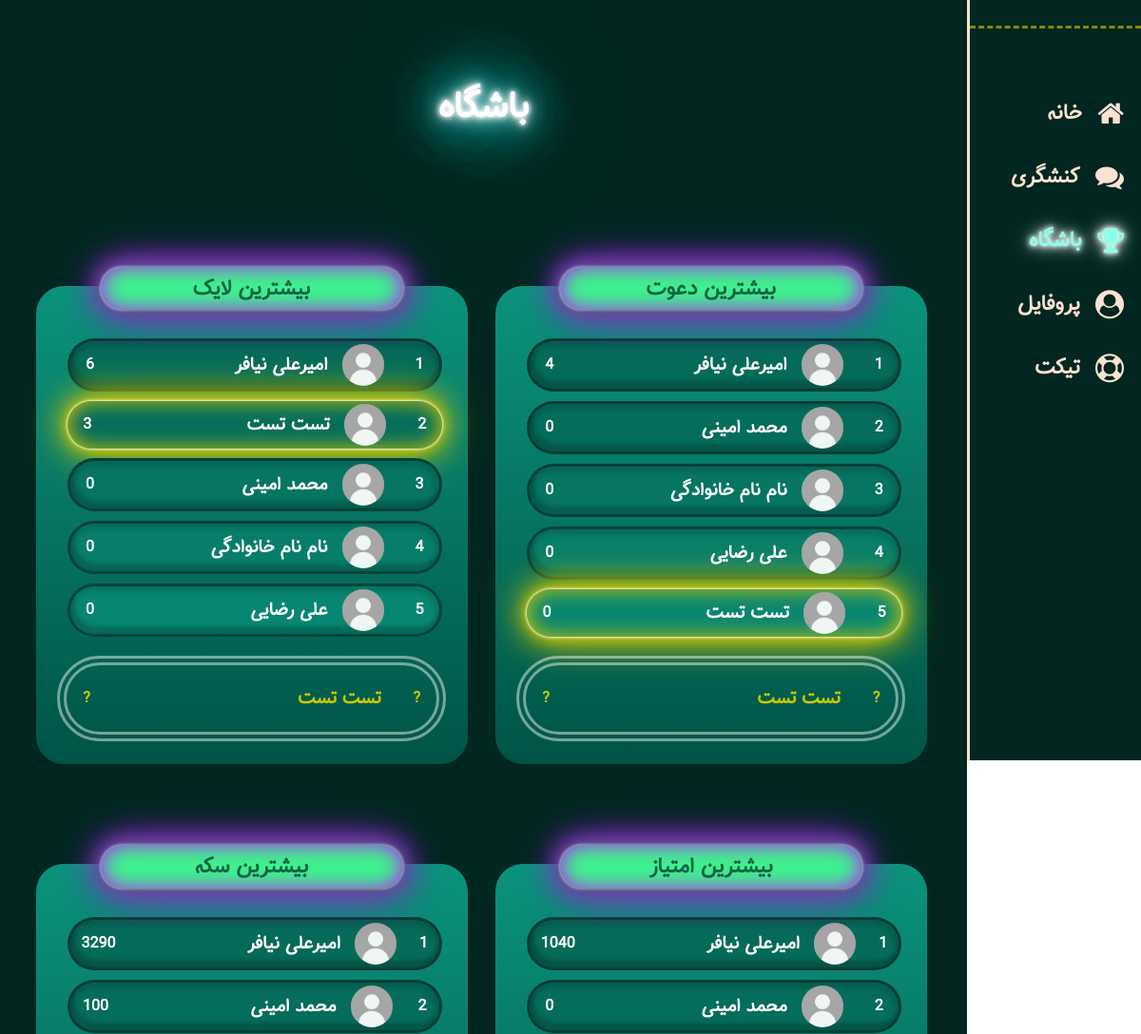
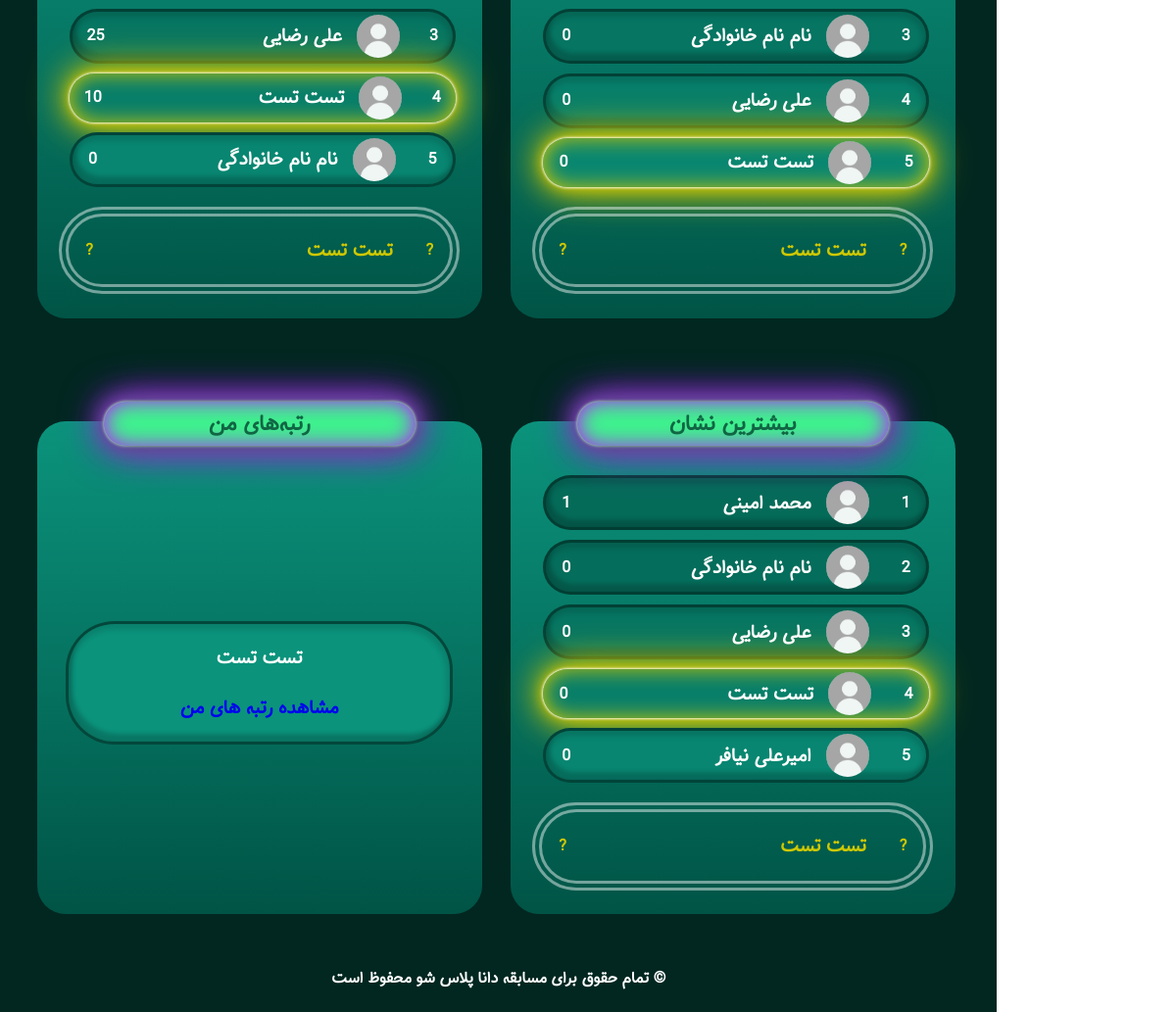
The app's page /club (signed in) with its own data (2 pictures, top to bottom).
### models/user.py (models this page shows)
class User(db.Model, UserMixin):
    __tablename__ = "users"
    id = Column(Integer, primary_key=True)
    name = Column(String, nullable=False, index=True)
    username = Column(String, nullable=False, unique=True, index=True)
    password = Column(String, nullable=False, index=True)
    code = Column(Integer, nullable=False, unique=True, index=True)
    phone = Column(String, nullable=False, index=True)
    email = Column(String, nullable=False, index=True)
    grade = Column(String, nullable=False, index=True)
    birth = Column(String, nullable=False, index=True)  #1340 - 1397
    gender = Column(String, nullable=False, index=True)
    type = Column(String, nullable=False, index=True)
    invite_code = Column(String, nullable=False, index=True)
    invite_auth = Column(String, nullable=False, index=True)
    msg_code = Column(Integer, index=True)
    province = Column(String, index=True)
    city = Column(String, index=True)
    school_name = Column(String, index=True)
    school_type = Column(String, index=True)
    home_addres = Column(String, index=True)
    recognition = Column(String, index=True)
    final = Column(Integer, default=0, index=True)
    authentication = Column(Integer, default=0, index=True)
    downloads = Column(Integer, default=2, index=True)
    coin = Column(Integer, default=0, index=True)
    point = Column(Integer, default=0, index=True)
    badge = Column(Integer, default=0, index=True)
    like = Column(Integer, default=0, index=True)
    invite = Column(Integer, default=0, index=True)

### blueprints/user.py (the view)
@app.route('/club',  strict_slashes=False)
@login_required
def club():
    top_coins = User.query.order_by(User.coin.desc()).limit(10).all()
    top_points = User.query.order_by(User.point.desc()).limit(10).all()
    top_likes = User.query.order_by(User.like.desc()).limit(10).all()
    top_badges = User.query.order_by(User.badge.desc()).limit(10).all()
    top_invites = User.query.order_by(User.invite.desc()).limit(10).all()
    rank_coins = User.query.order_by(User.coin.desc()).all().index(current_user)+1
    rank_points = User.query.order_by(User.point.desc()).all().index(current_user)+1
    rank_likes = User.query.order_by(User.like.desc()).all().index(current_user)+1
    rank_badges = User.query.order_by(User.badge.desc()).all().index(current_user)+1
    rank_invites = User.query.order_by(User.invite.desc()).all().index(current_user)+1
    province_rank = User.query.filter(User.province==current_user.province).order_by(User.point.desc()).all().index(current_user)+1
    city_rank = User.query.filter(User.city==current_user.city).order_by(User.point.desc()).all().index(current_user)+1
    return render_template("user/club.html", top_coins=top_coins, top_points=top_points, top_likes=top_likes, top_badges=top_badges, top_invites=top_invites,
                           rank_coins=rank_coins, rank_points=rank_points, rank_likes=rank_likes, rank_badges=rank_badges, rank_invites=rank_invites,
                            province_rank=province_rank, city_rank=city_rank)

### app.py (called while the page is built)
@login_manager.user_loader
def load_user(user_id):
    return User.query.filter(User.id==user_id).first()

### templates/user/club.html (shortened to what this page needs)
{% extends "Base.html" %}
{% block head %}
    <link rel="stylesheet" href="https://cdnjs.cloudflare.com/ajax/libs/font-awesome/4.7.0/css/font-awesome.min.css">
    <link rel="stylesheet" href="{{ url_for('static', filename='styles/user/club.css') }}">
    {% endblock %}
    {% block body %}
    <div id="continer">
        <div id="side-wrp">
            <div id="logo-wrp">
            </div>
            <a href="{{ url_for('user.home') }}" class="icon-wrp">
                <i class="fa fa-home icon"></i>
                <h2>خانه </h2>
            </a>
            <a href="{{ url_for('user.activism') }}" class="icon-wrp">
                <i class="fa fa-comments icon"></i>
                <h2>کنشگری </h2>
            </a>
            <a href="{{ url_for('user.club') }}" class="icon-wrp active">
                <i class="fa fa-trophy icon"></i>
                <h2>باشگاه </h2>
            </a>
            <a href="{{ url_for('user.profile') }}" class="icon-wrp">
                <i class="fa fa-user-circle icon"></i>
                <h2>پروفایل </h2>
            </a>
            <a href="{{ url_for('user.ticket') }}" class="icon-wrp">
                <i class="fa fa-life-saver icon"></i>
                <h2>تیکت </h2>
            </a>
        </div>
        <div id="content-wrp">
            <div id="heading">
                <h1>باشگاه</h1>
            </div>
            <div id="main">
                <div class="table-co" id="invite-table-co">
                    <div class="table" id="invite-table">
                        <div class="title-table">
                            <h2 class="the-title">بیشترین دعوت</h2>
                        </div>
                        <div class="name">
                            {%for i in top_invites%}
                            <div class="person p{{loop.index}} neonText {{'me' if i==current_user}}">
                                <h4>{{loop.index}}</h4>
                                <div class="bio">
                                    <img class="profile" src="{{ url_for('static', filename='main_img/user.jpg') }}" alt="">
                                    <h3 class="neonText">{{i.name}}</h3>
                                </div>
                                <h4>{{i.invite}}</h4>
                            </div>
                            {% endfor %}
                            {% if current_user.authentication==1 and current_user.final==1%}
                            <div class="my-level">
                                <h4>{{rank_invites}}</h4>
                                <div class="bio">
                                    <h3 class="neonText">{{current_user.name}}</h3>
                                </div>
                                <h4>{{current_user.invite}}</h4>
                            </div>
                            {% else %}
                            <div class="my-level">
                                <h4>?</h4>
                                <div class="bio">
                                    <h3 class="neonText">{{current_user.name}}</h3>
                                </div>
                                <h4>?</h4>
                            </div>
                            {% endif %}
                        </div>
                    </div>
                </div>
                <div class="table-co" id="like-table-co">
                    <div class="table" id="like-table">
                        <div class="title-table">
                            <h2 class="the-title">بیشترین لایک</h2>
                        </div>
                        <div class="name">
                            {%for i in top_likes%}
                            <div class="person p{{loop.index}} neonText {{'me' if i==current_user}}">
                                <h4>{{loop.index}}</h4>
                                <div class="bio">
                                    <img class="profile" src="{{ url_for('static', filename='main_img/user.jpg') }}" alt="">
                                    <h3 class="neonText">{{i.name}}</h3>
                                </div>
                                <h4>{{i.like}}</h4>
                            </div>
                            {% endfor %}
                            {% if current_user.authentication==1 and current_user.final==1%}
                            <div class="my-level">
                                <h4>{{rank_likes}}</h4>
                                <div class="bio">
                                    <h3 class="neonText">{{current_user.name}}</h3>
                                </div>
                                <h4>{{current_user.like}}</h4>
                            </div>
                            {% else %}
                            <div class="my-level">
                                <h4>?</h4>
                                <div class="bio">
                                    <h3 class="neonText">{{current_user.name}}</h3>
                                </div>
                                <h4>?</h4>
                            </div>
                            {% endif %}
                        </div>
                    </div>
                </div>
                <div class="table-co" id="point-table-co">
                    <div class="table" id="point-table">
                        <div class="title-table">
                            <h2 class="the-title">بیشترین امتیاز</h2>
                        </div>
                        <div class="name">
                            {%for i in top_points%}
                            <div class="person p{{loop.index}} neonText {{'me' if i==current_user}}">
                                <h4>{{loop.index}}</h4>
                                <div class="bio">
                                    <img class="profile" src="{{ url_for('static', filename='main_img/user.jpg') }}" alt="">
                                    <h3 class="neonText">{{i.name}}</h3>
                                </div>
                                <h4>{{i.point}}</h4>
                            </div>
                            {% endfor %}
                            {% if current_user.authentication==1 and current_user.final==1%}
                            <div class="my-level">
                                <h4>{{rank_points}}</h4>
                                <div class="bio">
                                    <h3 class="neonText">{{current_user.name}}</h3>
                                </div>
                                <h4>{{current_user.point}}</h4>
                            </div>
                            {% else %}
                            <div class="my-level">
                                <h4>?</h4>
                                <div class="bio">
                                    <h3 class="neonText">{{current_user.name}}</h3>
                                </div>
                                <h4>?</h4>
                            </div>
                            {% endif %}
                        </div>
                    </div>
                </div>
                <div class="table-co" id="coin-table-co">
                    <div class="table" id="coin-table">
                        <div class="title-table">
                            <h2 class="the-title">بیشترین سکه</h2>
                        </div>
                        <div class="name">
                            {%for i in top_coins%}
                            <div class="person p{{loop.index}} neonText {{'me' if i==current_user}}">
                                <h4>{{loop.index}}</h4>
                                <div class="bio">
                                    <img class="profile" src="{{ url_for('static', filename='main_img/user.jpg') }}" alt="">
                                    <h3 class="neonText">{{i.name}}</h3>
                                </div>
                                <h4>{{i.coin}}</h4>
                            </div>
                            {% endfor %}
                            {% if current_user.authentication==1 and current_user.final==1%}
                            <div class="my-level">
                                <h4>{{rank_coins}}</h4>
                                <div class="bio">
                                    <h3 class="neonText">{{current_user.name}}</h3>
                                </div>
                                <h4>{{current_user.coin}}</h4>
                            </div>
                            {% else %}
                            <div class="my-level">
                                <h4>?</h4>
                                <div class="bio">
                                    <h3 class="neonText">{{current_user.name}}</h3>
                                </div>
                                <h4>?</h4>
                            </div>
                            {% endif %}
                        </div>
                    </div>
                </div>
                <div class="table-co" id="badge-table-co">
                    <div class="table" id="badge-table">
                        <div class="title-table">
                            <h2 class="the-title">بیشترین نشان</h2>
                        </div>
                        <div class="name">
                            {%for i in top_badges%}
                            <div class="person p{{loop.index}} neonText {{'me' if i==current_user}}">
                                <h4>{{loop.index}}</h4>
                                <div class="bio">
                                    <img class="profile" src="{{ url_for('static', filename='main_img/user.jpg') }}" alt="">
                                    <h3 class="neonText">{{i.name}}</h3>
                                </div>
                                <h4>{{i.badge}}</h4>
                            </div>
                            {% endfor %}
                            {% if current_user.authentication==1 and current_user.final==1%}
                            <div class="my-level">
                                <h4>{{rank_badges}}</h4>
                                <div class="bio">
                                    <h3 class="neonText">{{current_user.name}}</h3>
                                </div>
                                <h4>{{current_user.badge}}</h4>
                            </div>
                            {% else %}
                            <div class="my-level">
                                <h4>?</h4>
                                <div class="bio">
                                    <h3 class="neonText">{{current_user.name}}</h3>
                                </div>
                                <h4>?</h4>
                            </div>
                            {% endif %}
                        </div>
                    </div>
                </div>
                <div class="table-co" id="my-table-co">
                    <div class="table" id="my-table">
                        <div class="title-table">
                            <h2 class="the-title">رتبه‌های من</h2>
                        </div>
                        <div class="name-my-table">
                            {% if current_user.authentication==1 and current_user.final==1%}
                            <div class="person my-rank my-name neonText">
                                <h3>{{current_user.name}}</h3>
                                <h3>امتیاز : {{current_user.point}}</h3>
                            </div>
                            <div class="person my-rank country neonText">
                                <h3>رتبه شما در کشور:</h3>
                                <h3 class="rank-num">{{rank_points}}</h3>
                            </div>
                            <div class="person my-rank province neonText">
                                <h3>رتبه شما در استان {{current_user.province}}:</h3>
                                <h3 class="rank-num">{{province_rank}}</h3>
                            </div>
                            <div class="person my-rank city neonText">
                                <h3>رتبه شما در شهر {{current_user.city}}:</h3>
                                <h3 class="rank-num">{{city_rank}}</h3>
                            </div>
                            {% else %}
                            <div class="person my-rank my-name neonText">
                                <h3>{{current_user.name}}</h3>
                                <h3><a href="{{url_for('user.completion')+'?next=/club'}}">مشاهده رتبه های من</a></h3>
                            </div>
                            {% endif %}
                        </div>
                    </div>
                </div>
            </div>
            <div id="footer">
                <h4 id="copyRight">© تمام حقوق برای مسابقه دانا پلاس شو محفوظ است</h4>
            </div>
            </div>
        </div>
{% endblock %}

### records on screen
User: name "امیرعلی نیافر", invite "4", like "6", point "1040", coin "3290", badge "0"
User: name "محمد امینی", invite "0", like "0", point "0", coin "100", badge "1"
User: name "نام نام خانوادگی", invite "0", like "0", point "0", coin "0", badge "0"
User: name "علی رضایی", invite "0", like "0", point "0", coin "25", badge "0"
User: name "تست تست", invite "0", like "3", point "0", coin "10", badge "0"
